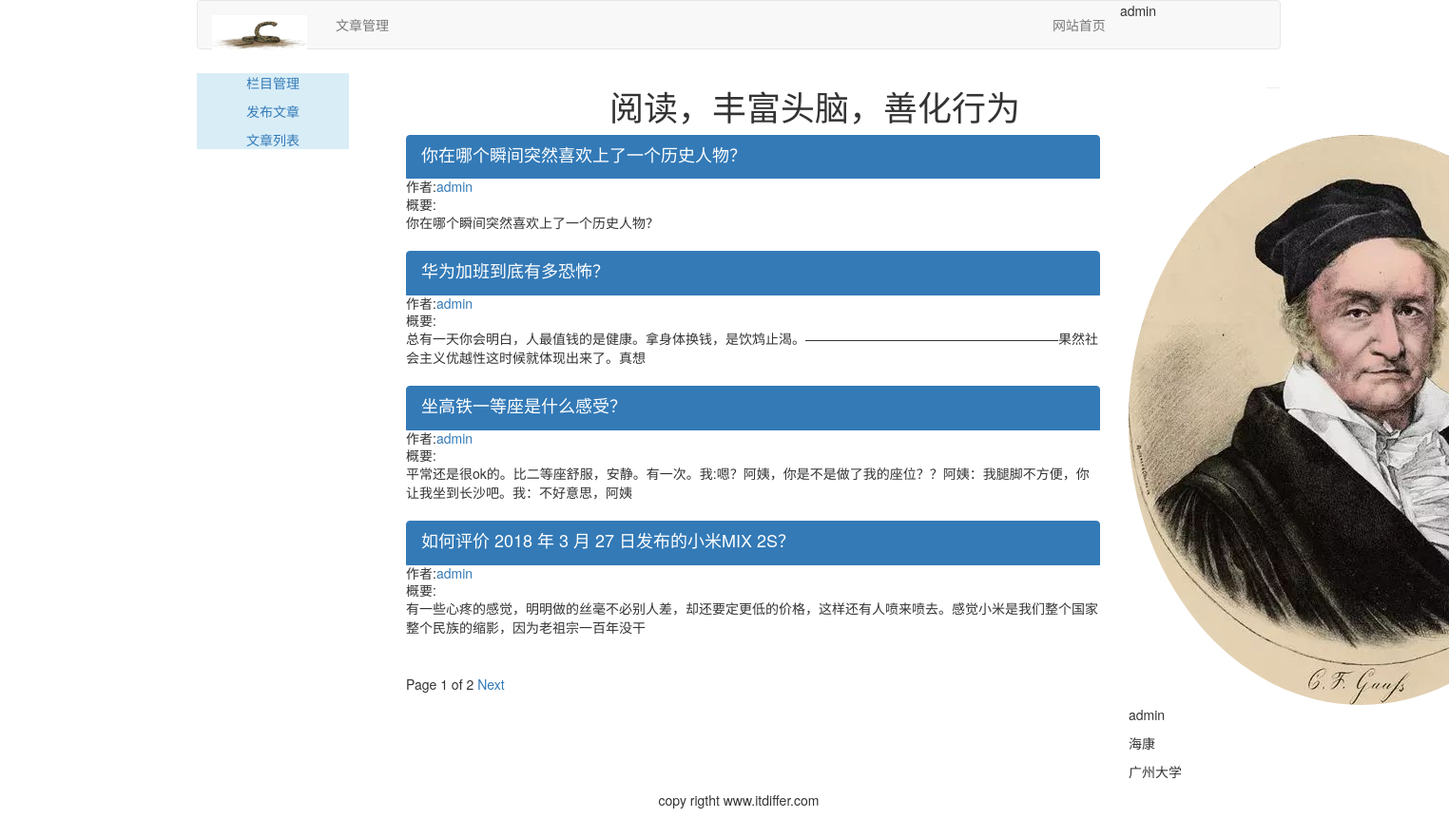
Page /article/list_article_titles/admin/ on the committed database.
### article/models.py (models this page shows, shortened)
class ArticlePost(models.Model):
    author = models.ForeignKey(User, related_name="article", on_delete=models.CASCADE)
    title = models.CharField(max_length=200)
    slug = models.SlugField(max_length=500)
    column = models.ForeignKey(ArticleColumn, related_name='article_column', on_delete=models.CASCADE)
    body = models.TextField()
    created = models.DateTimeField(default=timezone.now())
    updated = models.DateTimeField(auto_now=True)
    user_like = models.ManyToManyField(User, related_name='article_like', blank=True)
    class Meta:
        ordering = ('title',)
        index_together = (('id', 'slug'),)  # 对这两个字段建立索引
    def get_url_path(self):
        return reverse('article:list_article_detail', args=[self.id, self.slug])

### account/models.py (models this page shows, shortened)
class Userinfo(models.Model):
    user = models.OneToOneField(User, unique=True, on_delete=models.CASCADE)
    school = models.CharField(max_length=100, blank=True)
    company = models.CharField(max_length=100, blank=True)
    profession = models.CharField(max_length=100, blank=True)
    address = models.CharField(max_length=100, blank=True)
    aboutme = models.TextField(blank=True)
    photo = models.ImageField(blank=True)

### article/list_views.py (the view)
# urls.py: url(r'^list_article_titles/(?P<username>[-\w]+)/$', list_views.article_titles, name="author_articles"),
def article_titles(request, username=None):
    if username:
        user = User.objects.get(username=username)
        article_title = ArticlePost.objects.filter(author=user)
        try:
            userinfo = user.userinfo
        except:
            userinfo = None
    else:
        article_title = ArticlePost.objects.all();
    paginator = Paginator(article_title, 4)
    page = request.GET.get('page')
    try:
        current_page = paginator.page(page)
        articles = current_page.object_list
    except PageNotAnInteger:
        current_page = paginator.page(1)
        articles = current_page.object_list
    except EmptyPage:
        current_page = paginator.page(paginator.num_pages)
        articles = current_page.object_list
    if username:
        return render(request, 'article/list/author_article.html',
                      {"articles": articles, "page": current_page, "userinfo": userinfo, "user": user})
    return render(request, 'article/list/article_title.html', {"articles": articles, "page": current_page})

### templates/article/list/author_article.html (shortened to what this page needs)
{% extends 'article/base.html' %}
{% load staticfiles %}
{% block content %}
    <div class="row text-center vertical-middle-sm">
        <h1>阅读，丰富头脑，善化行为</h1>
    </div>
    <div class="container">
        <div class="col-md-8">
            {% for article in articles %}
                <div class="list-group">
                    <a href="{{ article.get_url_path }}" class="list-group-item active">
                        <h4 class="list-group-item-heading">{{ article.title }}</h4></a>
                    <p class="list-group-item-text">作者:<a
                            href="{% url 'article:author_articles' article.author.username %}">{{ article.author.username }}</a>
                    </p>
                    <p class="list-group-item-text">概要:{{ article.body|slice:'70' |linebreaks }}</p>
                </div>
            {% endfor %}
            {% include 'article/paginator.html' %}
        </div>
        <div class="col-md-4">
            <div>
                {% if userinfo.photo %}
                    <img src="{{ userinfo.photo|striptags }}" class="img-circle" width="150px" height="150px"
                         id="my_photo" name="user_face">
                {% else %}
                    <img src="{% static 'images/gaos.jpg' %}" name="user_face" class="img-circle" id="my_photo">
                {% endif %}
            </div>
            <div>
                <p>{{ user.username }}</p>
                {% if userinfo %}
                    <p>{{ userinfo.company }}</p>
                    <p>{{ userinfo.school }}</p>
                {% else %}
                    <p>这个作者太懒，什么也没填写</p>
                {% endif %}
            </div>
        </div>
    </div>
{% endblock %}

### templates/article/header.html
{% load staticfiles %}
<div class="container">
    <nav class="navbar navbar-default" role="navigation">
        <div class="navbar-header">
            <a class="navbar-brand"><img src="{% static 'images/snake.jpg' %}" width="100px"></a>
        </div>
        <div>
            <ul class="nav navbar-nav" role="tablist">
                <li><a href="{% url 'article:article_column' %}">文章管理</a></li>
            </ul>
            <ul class="nav navbar-nav navbar-right" style="margin-right: 100px">
                <li><a href="{% url 'blog:blog_title' %}">网站首页</a></li>
                <li><span>{{ user.username }}</span></li>
                <li><a href="{% url 'account:user_logout' %}"></a></li>
            </ul>
        </div>
    </nav>
</div>

### rows in the picture
ArticlePost: title "你在哪个瞬间突然喜欢上了一个历史人物？", author.username "admin", body "你在哪个瞬间突然喜欢上了一个历史人物？"
ArticlePost: title "华为加班到底有多恐怖？", author.username "admin", body "总有一天你会明白，人最值钱的是健康。拿身体换钱，是饮鸩止渴。———————————————————果然社会主义优越性这时候就体现出来了。真想"
ArticlePost: title "坐高铁一等座是什么感受？", author.username "admin", body "平常还是很ok的。比二等座舒服，安静。有一次。我:嗯？阿姨，你是不是做了我的座位？？阿姨：我腿脚不方便，你让我坐到长沙吧。我：不好意思，阿姨"
ArticlePost: title "如何评价 2018 年 3 月 27 日发布的小米MIX 2S？", author.username "admin", body "有一些心疼的感觉，明明做的丝毫不必别人差，却还要定更低的价格，这样还有人喷来喷去。感觉小米是我们整个国家整个民族的缩影，因为老祖宗一百年没干"
Userinfo: company "海康", school "广州大学"

### other values in the picture
{{ user.username }} "admin"
{{ page.number }} "1"
{{ page.paginator.num_pages }} "2"
